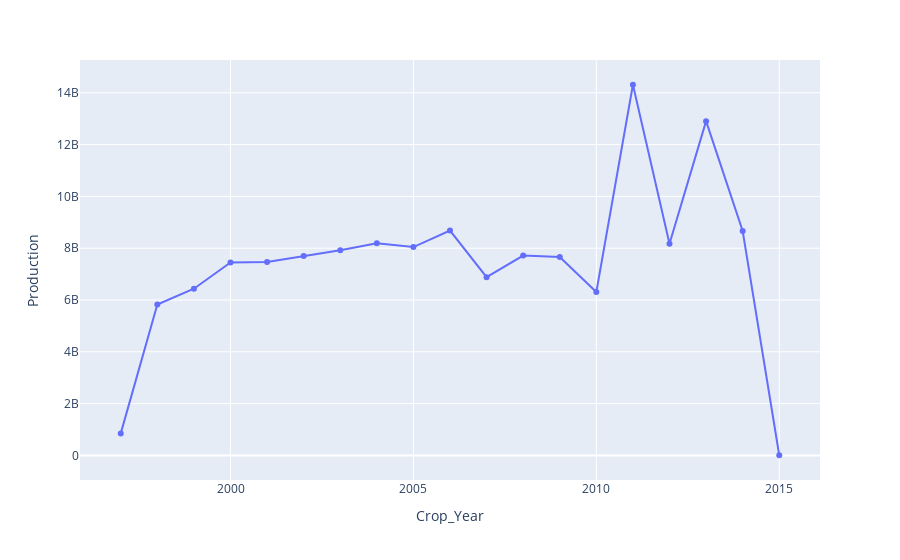

Notebook cell for this chart:
### Markdown cell above
##### Yearly Crop Production

### Code cell
# Yearly Production:

yr = data.groupby("Crop_Year")["Production"].agg("sum")
fig = px.line(yr, y = 'Production', markers = True)
fig.show()

### Figure 1 — Plotly figure (JSON) as saved in the notebook; plotly's stock layout.template omitted (floating-point values rounded to 4 significant figures)
{"data": [{"hovertemplate": "Crop_Year=%{x}<br>Production=%{y}<extra></extra>", "legendgroup": "", "line": {"color": "#636efa", "dash": "solid"}, "marker": {"symbol": "circle"}, "mode": "markers+lines", "name": "", "orientation": "v", "showlegend": false, "type": "scatter", "x": [1997, 1998, 1999, 2000, 2001, 2002, 2003, 2004, 2005, 2006, 2007, 2008, 2009, 2010, 2011, 2012, 2013, 2014, 2015], "xaxis": "x", "y": [851232906, 5825000000.0, 6435000000.0, 7450000000.0, 7466000000.0, 7697000000.0, 7918000000.0, 8189000000.0, 8044000000.0, 8682000000.0, 6879000000.0, 7717000000.0, 7660000000.0, 6308000000.0, 14310000000.0, 8171000000.0, 12900000000.0, 8665000000.0, 6935000.0], "yaxis": "y"}], "layout": {"legend": {"tracegroupgap": 0}, "margin": {"t": 60}, "xaxis": {"anchor": "y", "domain": [0, 1], "title": {"text": "Crop_Year"}}, "yaxis": {"anchor": "x", "domain": [0, 1], "title": {"text": "Production"}}}}
